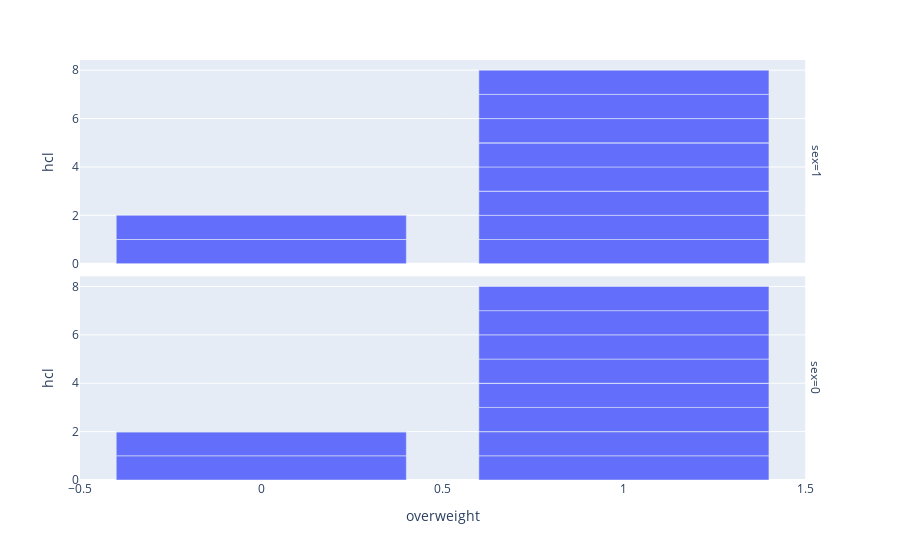

The cell this chart's notebook holds for it:
### Code cell
# Explore data distribution
px.bar(hcl, x = "overweight", y = "hcl", facet_row = "sex")

### Figure 1 — Plotly figure (JSON) as saved in the notebook; plotly's stock layout.template omitted (floating-point values rounded to 4 significant figures)
{"data": [{"alignmentgroup": "True", "hovertemplate": "sex=1<br>overweight=%{x}<br>hcl=%{y}<extra></extra>", "legendgroup": "", "marker": {"color": "#636efa", "pattern": {"shape": ""}}, "name": "", "offsetgroup": "", "orientation": "v", "showlegend": false, "textposition": "auto", "type": "bar", "x": [1, 1, 1, 0, 1, 1, 1, 0, 1, 1, 0, 0, 0, 1, 0, 0, 1, 0, 1, 1], "xaxis": "x2", "y": [1, 1, 1, 1, 0, 1, 1, 0, 0, 0, 0, 0, 0, 1, 0, 0, 0, 1, 1, 1], "yaxis": "y2"}, {"alignmentgroup": "True", "hovertemplate": "sex=0<br>overweight=%{x}<br>hcl=%{y}<extra></extra>", "legendgroup": "", "marker": {"color": "#636efa", "pattern": {"shape": ""}}, "name": "", "offsetgroup": "", "orientation": "v", "showlegend": false, "textposition": "auto", "type": "bar", "x": [0, 0, 1, 1, 0, 0, 1, 0, 0, 1, 1, 0, 0, 1, 1, 1, 0, 1, 1, 1], "xaxis": "x", "y": [0, 0, 1, 1, 0, 1, 0, 1, 0, 1, 1, 0, 0, 0, 0, 1, 0, 1, 1, 1], "yaxis": "y"}], "layout": {"annotations": [{"font": {}, "showarrow": false, "text": "sex=0", "textangle": 90, "x": 0.98, "xanchor": "left", "xref": "paper", "y": 0.2425, "yanchor": "middle", "yref": "paper"}, {"font": {}, "showarrow": false, "text": "sex=1", "textangle": 90, "x": 0.98, "xanchor": "left", "xref": "paper", "y": 0.7575, "yanchor": "middle", "yref": "paper"}], "barmode": "relative", "legend": {"tracegroupgap": 0}, "margin": {"t": 60}, "xaxis": {"anchor": "y", "domain": [0, 0.98], "title": {"text": "overweight"}}, "xaxis2": {"anchor": "y2", "domain": [0, 0.98], "matches": "x", "showticklabels": false}, "yaxis": {"anchor": "x", "domain": [0, 0.485], "title": {"text": "hcl"}}, "yaxis2": {"anchor": "x2", "domain": [0.515, 1], "matches": "y", "title": {"text": "hcl"}}}}
